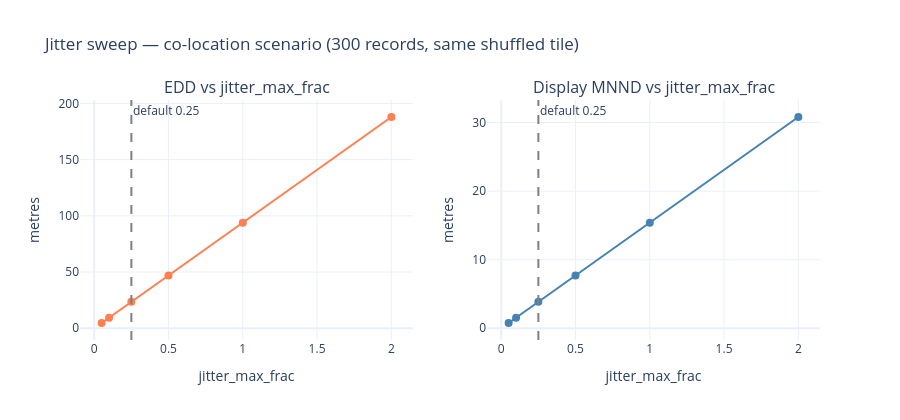

The code cell stored with this chart in its notebook:
### Code cell
fig = make_subplots(
    rows=1, cols=2,
    subplot_titles=['EDD vs jitter_max_frac', 'Display MNND vs jitter_max_frac'],
)

fig.add_trace(go.Scatter(
    x=df_sweep['frac'], y=df_sweep['edd_m'],
    mode='lines+markers', name='EDD (m)',
    line=dict(color='coral', width=2), marker=dict(size=8),
), row=1, col=1)

fig.add_trace(go.Scatter(
    x=df_sweep['frac'], y=df_sweep['mnnd_disp_m'],
    mode='lines+markers', name='MNND display (m)',
    line=dict(color='steelblue', width=2), marker=dict(size=8),
), row=1, col=2)

for col in [1, 2]:
    fig.add_vline(x=0.25, line_dash='dash', line_color='gray',
                  annotation_text='default 0.25',
                  annotation_position='top right',
                  row=1, col=col)

fig.update_xaxes(title_text='jitter_max_frac')
fig.update_yaxes(title_text='metres', row=1, col=1)
fig.update_yaxes(title_text='metres', row=1, col=2)
fig.update_layout(
    title='Jitter sweep — co-location scenario (300 records, same shuffled tile)',
    template='plotly_white', height=420, showlegend=False,
)
fig.show()

### Figure 1 — Plotly figure (JSON) as saved in the notebook; plotly's stock layout.template omitted (floating-point values rounded to 4 significant figures)
{"data": [{"line": {"color": "coral", "width": 2}, "marker": {"size": 8}, "mode": "lines+markers", "name": "EDD (m)", "type": "scatter", "x": [0.05, 0.1, 0.25, 0.5, 1.0, 2.0], "xaxis": "x", "y": [4.698, 9.396, 23.49, 46.98, 93.96, 187.9], "yaxis": "y"}, {"line": {"color": "steelblue", "width": 2}, "marker": {"size": 8}, "mode": "lines+markers", "name": "MNND display (m)", "type": "scatter", "x": [0.05, 0.1, 0.25, 0.5, 1.0, 2.0], "xaxis": "x2", "y": [0.7704, 1.541, 3.852, 7.704, 15.41, 30.82], "yaxis": "y2"}], "layout": {"annotations": [{"font": {"size": 16}, "showarrow": false, "text": "EDD vs jitter_max_frac", "x": 0.225, "xanchor": "center", "xref": "paper", "y": 1.0, "yanchor": "bottom", "yref": "paper"}, {"font": {"size": 16}, "showarrow": false, "text": "Display MNND vs jitter_max_frac", "x": 0.775, "xanchor": "center", "xref": "paper", "y": 1.0, "yanchor": "bottom", "yref": "paper"}, {"showarrow": false, "text": "default 0.25", "x": 0.25, "xanchor": "left", "xref": "x", "y": 1, "yanchor": "top", "yref": "y domain"}, {"showarrow": false, "text": "default 0.25", "x": 0.25, "xanchor": "left", "xref": "x2", "y": 1, "yanchor": "top", "yref": "y2 domain"}], "height": 420, "shapes": [{"line": {"color": "gray", "dash": "dash"}, "type": "line", "x0": 0.25, "x1": 0.25, "xref": "x", "y0": 0, "y1": 1, "yref": "y domain"}, {"line": {"color": "gray", "dash": "dash"}, "type": "line", "x0": 0.25, "x1": 0.25, "xref": "x2", "y0": 0, "y1": 1, "yref": "y2 domain"}], "showlegend": false, "title": {"text": "Jitter sweep — co-location scenario (300 records, same shuffled tile)"}, "xaxis": {"anchor": "y", "domain": [0.0, 0.45], "title": {"text": "jitter_max_frac"}}, "xaxis2": {"anchor": "y2", "domain": [0.55, 1.0], "title": {"text": "jitter_max_frac"}}, "yaxis": {"anchor": "x", "domain": [0.0, 1.0], "title": {"text": "metres"}}, "yaxis2": {"anchor": "x2", "domain": [0.0, 1.0], "title": {"text": "metres"}}}}
